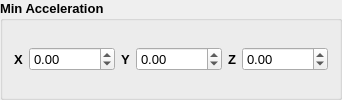
      <widget class="QGroupBox" name="grpVelocity_7">
       <property name="font">
        <font>
         <pointsize>10</pointsize>
         <weight>75</weight>
         <bold>true</bold>
        </font>
       </property>
       <property name="title">
        <string>Min Acceleration</string>
       </property>
       <layout class="QHBoxLayout" name="horizontalLayout_28">
        <item>
         <layout class="QHBoxLayout" name="horizontalLayout_29">
          <item>
           <widget class="QLabel" name="label_37">
            <property name="font">
             <font>
              <pointsize>10</pointsize>
              <weight>75</weight>
              <bold>true</bold>
             </font>
            </property>
            <property name="text">
             <string>X</string>
            </property>
           </widget>
          </item>
          <item>
           <widget class="QDoubleSpinBox" name="min_acceleration_x">
            <property name="font">
             <font>
              <weight>50</weight>
              <bold>false</bold>
             </font>
            </property>
            <property name="minimum">
             <double>-10000.000000000000000</double>
            </property>
            <property name="maximum">
             <double>10000.000000000000000</double>
            </property>
           </widget>
          </item>
          <item>
           <widget class="QLabel" name="label_38">
            <property name="font">
             <font>
              <pointsize>10</pointsize>
              <weight>75</weight>
              <bold>true</bold>
             </font>
            </property>
            <property name="text">
             <string>Y</string>
            </property>
           </widget>
          </item>
          <item>
           <widget class="QDoubleSpinBox" name="min_acceleration_y">
            <property name="font">
             <font>
              <weight>50</weight>
              <bold>false</bold>
             </font>
            </property>
            <property name="minimum">
             <double>-10000.000000000000000</double>
            </property>
            <property name="maximum">
             <double>10000.000000000000000</double>
            </property>
           </widget>
          </item>
          <item>
           <widget class="QLabel" name="label_39">
            <property name="font">
             <font>
              <pointsize>10</pointsize>
              <weight>75</weight>
              <bold>true</bold>
             </font>
            </property>
            <property name="text">
             <string>Z</string>
            </property>
           </widget>
          </item>
          <item>
           <widget class="QDoubleSpinBox" name="min_acceleration_z">
            <property name="font">
             <font>
              <weight>50</weight>
              <bold>false</bold>
             </font>
            </property>
            <property name="minimum">
             <double>-10000.000000000000000</double>
            </property>
            <property name="maximum">
             <double>10000.000000000000000</double>
            </property>
           </widget>
          </item>
         </layout>
        </item>
       </layout>
      </widget>
